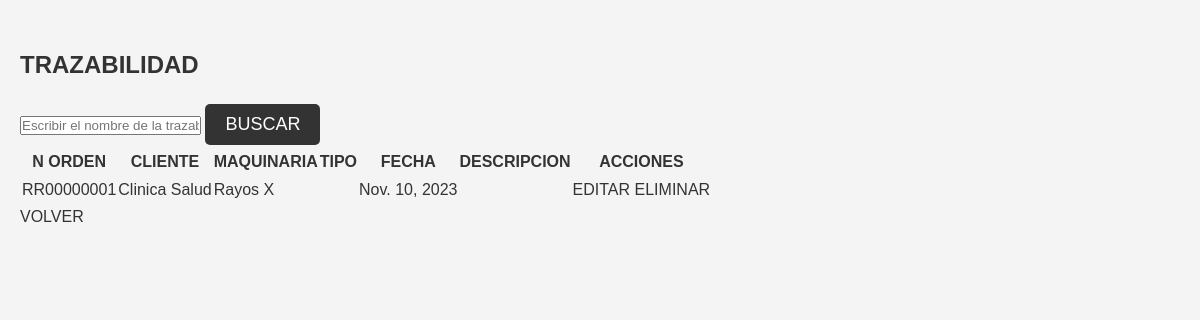
The page /index/trazabilidad/ on the database as committed earlier.
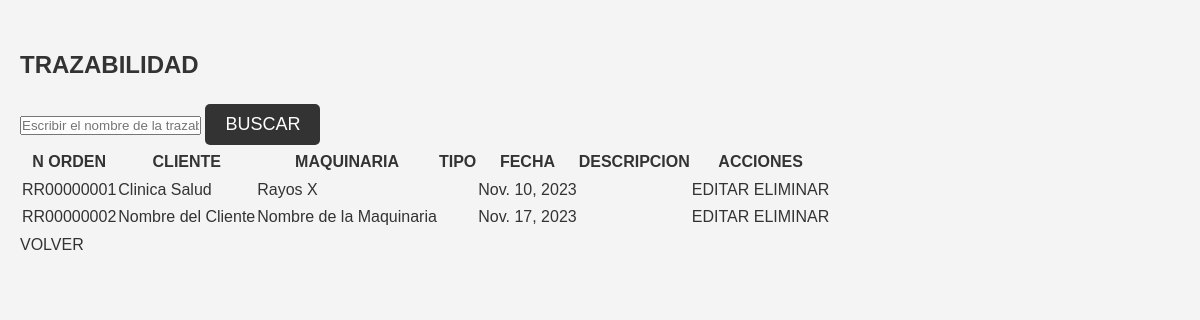
The same page on the database as committed later.
### myapp/models.py (models this page shows, shortened)
class Trazabilidad(Model):
    n_orden = CharField(max_length=10, unique=True)  # RR00000001
    cliente = CharField(max_length=100) #ForeignKey(Cliente, on_delete=CASCADE)
    maquinaria = CharField(max_length=100) #ForeignKey(Maquinaria, on_delete=CASCADE, null=True, blank=True)  # Permitir valores nulos
    marca= CharField(max_length=100)
    año = PositiveIntegerField()
    fecha = DateField()
    descripcion_problema = TextField()

### myapp/views.py (the view)
# urls.py: path('index/trazabilidad/', views.trazability, name="trazability"),
def trazability(request):
    trazability = Trazabilidad.objects.all()
    return render(request ,"html/trazability.html", {'trazabilities': trazability})

### myapp/templates/html/trazability.html (shortened to what this page needs)
<!DOCTYPE html>
<html lang="en">
<head>
    {% load static %}
    <link rel="stylesheet" href="{% static 'css/style_trazability.css'%}">
</head>
<body>
    <header>
        <div>
            <h2>TRAZABILIDAD</h2>
        </div>
    </header>
	<main>
        <div>
            <input type="text" placeholder="Escribir el nombre de la trazabilidad">
            <button>BUSCAR</button>
        </div>
        <table>
            <thead>
                <tr>
                    <tr style="text-transform: uppercase;">
                        <th>N ORDEN</th>
                        <th>CLIENTE</th>
                        <th>MAQUINARIA</th>
                        <th>TIPO</th>
                        <th>FECHA</th>
                        <th>DESCRIPCION</th>
                        <th>ACCIONES</th>
                    </tr>
                </tr>
            </thead>
            <tbody>
                {% for trazability in trazabilities %}
                <tr>
                    <td>{{ trazability.n_orden }}</td>
                    <td>{{ trazability.cliente }}</td>
                    <td>{{ trazability.maquinaria }}</td>
                    <td>{{ trazability.tipo }}</td>
                    <td>{{ trazability.fecha }}</td>
                    <td>{{ trazability.descripcion }}</td>
                    <td>
                        <a href="#">EDITAR</a>
                        <a href="#">ELIMINAR</a>
                    </td>
                </tr>
                {% endfor %}
            </tbody>
        </table>
        <a href="../">VOLVER</a>
    </main>
</body>
</html>

Rows that differ between the two databases and show on the page:
added Trazabilidad: n_orden "RR00000002", cliente "Nombre del Cliente", maquinaria "Nombre de la Maquinaria", fecha "Nov. 17, 2023"
